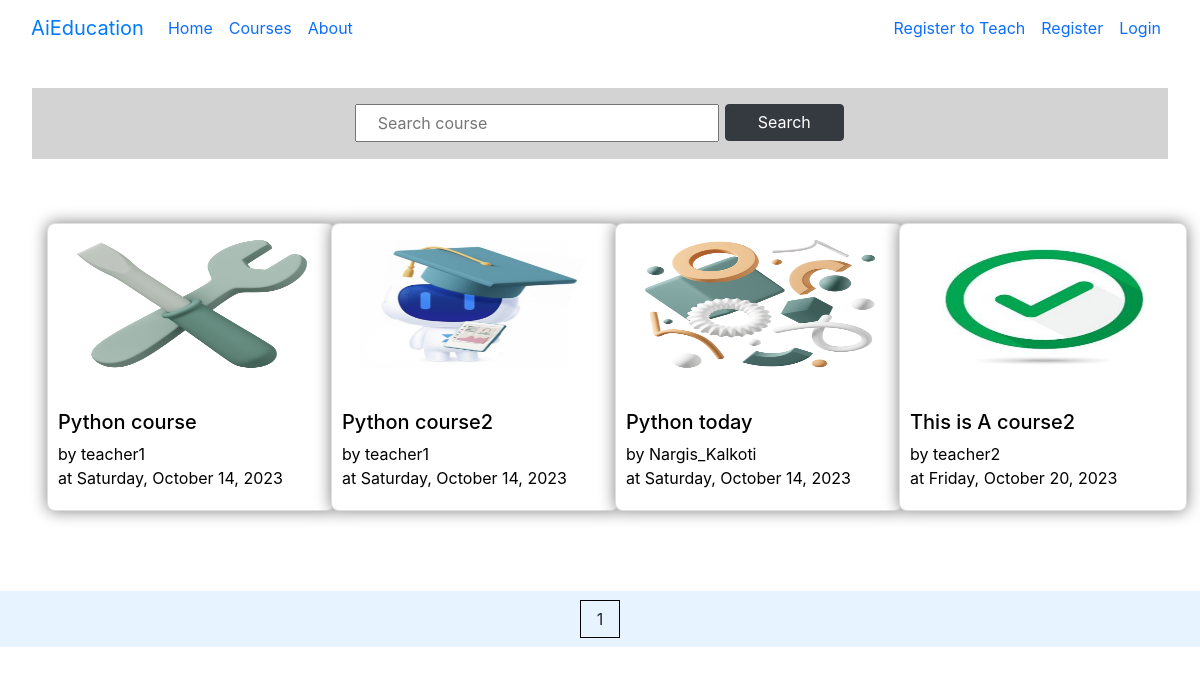
Page /courses/ on the committed database.
### courses/models.py (models this page shows, shortened)
class Course(models.Model):
    course_name = models.CharField(max_length=100)
    made_by_teacher = models.ForeignKey(to=Teacher , on_delete=models.CASCADE, related_name='made_course')
    student = models.ManyToManyField(Student ,through='Course_members', related_name='has_course') # To get through the model name
    course_img = models.ImageField(upload_to='photos/courses',blank=True) # to change the upload path
    course_description = models.CharField(max_length=300)
    slug = models.SlugField()
    iscomplete = models.BooleanField(default=False)
    Age_choices = [
        ('Age < 10', 'Age <10'),
        ('10 < Age < 15', '10 < Age < 15'),
        ('15 < Age < 18','15 < Age < 18'),
        ('Above 18', 'Above 18'),
        ('For all ages', 'For all ages'),]
    age_group = models.CharField(max_length=20, choices=Age_choices, default='For all ages')
    tz1 = pytz.timezone('Asia/Kolkata')
    current_time = timezone.now().astimezone(tz1)
    duration = timedelta(hours=5, minutes=30)
    current_date = current_time + duration
    date_generated = models.DateTimeField(default=current_date)
    class Meta:
        ordering = ["course_name"]

### accounts/models.py (models this page shows, shortened)
class Teacher(models.Model):
    name = models.CharField(max_length=50, unique=True)
    user = models.OneToOneField(to=User, on_delete=models.CASCADE, related_name='teacher')
    is_verified = models.BooleanField(default=False)
    number = models.CharField(max_length=11)
    profile_photo = models.ImageField(upload_to='photos/teacher', null=True, blank=True)
    bio = models.CharField(max_length=100, blank=True, null=True)
    GENDER_CHOICES = [
        ('Male', 'Male'),
        ('Female', 'Female'),
        ('None', 'None')]
    EXPERIENCE_CHOICES=[
        ('less then 1 year','less then 1 year'),('1 - 2 years','1 - 2 years'),
        ('2-4 years','2-4 years'),('5 years and above','5 years and above'),
    ]
    TYPE_USER = [
        ('student', 'student'),
        ('teacher', 'teacher'),
        ('admin', 'admin')]
    is_type = models.CharField(max_length=20, choices=TYPE_USER, default='teacher')
    gender = models.CharField(max_length=10, choices=GENDER_CHOICES, default='None')
    experience = models.CharField(max_length=30, choices=EXPERIENCE_CHOICES, default='less then 1 year')

### courses/views.py (the view)
# urls.py: path('', views.ListCourse.as_view(), name='allcourseslist'),
class ListCourse(ListView):
    model = Course
    template_name = 'courses/course_list.html'
    paginate_by = 4
    def get_queryset(self):
        queryset = Course.objects.all()
        name= self.request.GET.get('name', None)
        print(name)
        try:
           teacher1 = self.request.user.teacher
        except (ObjectDoesNotExist, AttributeError):
           teacher1 = None
        if name:
            queryset = queryset.filter(course_name__contains=name)
        queryset = queryset.filter(iscomplete=True)
        return queryset

### courses/templates/courses/course_list.html (shortened to what this page needs)
{% extends 'base.html' %}
{% load static %}
{% block content %}
<div style="padding: 2em;">
<div style="padding: 1em 1em; background-color: lightgrey; text-align:center;">
  <form name="searchform" id="searchform" method="GET">
    <div class="column" style="justify-items:center;">
    <input type="textfield" name='name' placeholder=" Search course" style="padding: 0.3em 1em; padding-right: 6em; margin-bottom:0px;">
    <input type="submit" value="Search" class="btn btn-dark" style=" padding:0.36em 2em; margin:0px 1px; transform: translate(0px,-2px)">
    </div>
  </form>
</div>
</div>
<div style="padding:2em; margin:0px;" class="row">
{% for course in object_list %}
<div class="col-lg-3" style="margin-bottom: 2em;">
<div class="card course-card" style="">
<a href="{% url 'courses:singlecourse' slug=course.slug %}" alt="single-course"
 style="text-decoration:none; color: black; ">
    <img src="{{course.course_img.url}}" style="width: 18rem; height:10em;" class="card-img-top course-img" alt="coures image">
    <div class="card-body" style="margin-top: 0px; padding: 10px;">
      <p class="card-text" style="">
        <h5>{{course.course_name}}</h5>
        by {{course.made_by_teacher.name}}
    <br> at {{course.date_generated|date:"l, F j, Y"}}</p>
    </div>
</a>
  </div>
</div>
{% endfor %}
</div>
<div class="row" style="background-color: rgb(231, 243, 255); margin:0px; bottom:0px;
padding: 1em; justify-content: center;">
  <div class="col-lg-6" style="text-align: center;">
    <span style="border: 1px solid black; padding: 0.5em 1em;">  {{page_obj.number}} </span>
  </div>
</div>
{% endblock content %}

### static/courses/css/courses.css (style rules this page uses)
.course-img { height:10em; scale: 0.8; }
.course-card { width:18rem; height: 18rem; border-radius:0.5em; margin-bottom: 1em; box-shadow: 0em 0em 1em grey; overflow:none; }

### rows in the picture
Course: course_img (picture), course_name "Python course", made_by_teacher.name "teacher1", date_generated "Saturday, October 14, 2023"
Course: course_img (picture), course_name "Python course2", made_by_teacher.name "teacher1", date_generated "Saturday, October 14, 2023"
Course: course_img (picture), course_name "Python today", made_by_teacher.name "Nargis_Kalkoti", date_generated "Saturday, October 14, 2023"
Course: course_img (picture), course_name "This is A course2", made_by_teacher.name "teacher2", date_generated "Friday, October 20, 2023"

### other values in the picture
{{ page_obj.number }} "1"
